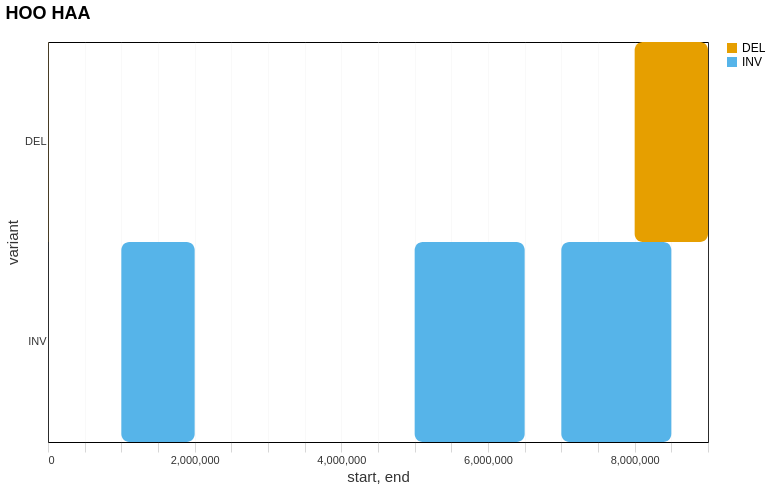

Notebook cell for this chart:
### Code cell
import altair as alt
labels = var_df['chromosome'].unique()
input_dropdown = alt.binding_select(options=labels, name='Chromosome ')
selection = alt.selection_point(fields=['chromosome'], value = labels[0], bind=input_dropdown)

(
    alt.Chart(var_df)
    .mark_rect(strokeWidth=2, cornerRadius=8)
    .encode(
        x=alt.X('start:Q'), #.scale(domain = [0, {'expr': 'data("source_0")[0].length'}]),
        x2='end:Q',
        y='variant:N',
        color='variant:N',
        tooltip=['variant:N', 'chromosome:N', 'start:Q', 'end:Q']
    )
    .add_params(selection)
    .transform_filter(selection)
    .properties(title = "HOO HAA")
)

### Figure 1 — Vega-Lite specification as saved in the notebook (floating-point values rounded to 4 significant figures)
{"width": "container", "height": 400, "config": {"title": {"anchor": "start", "dy": -15, "fontSize": 18}, "arc": {"fill": "#0072B2"}, "axis": {"domainColor": "#000000cc", "domainWidth": 0.5, "gridWidth": 0.2, "grid": false, "titleFontWeight": 400, "titleFontSize": 15, "labelFontSize": 11, "labelColor": "#000000cc", "tickColor": "#000000cc", "tickWidth": 0.2, "titleColor": "#000000cc"}, "axisBand": {"grid": false}, "axisX": {"grid": true, "tickSize": 10}, "axisY": {"domain": false, "grid": true, "tickSize": 0}, "background": "#ffffff4d", "legend": {"labelFont": "sans-serif", "labelFontSize": 12, "symbolSize": 100, "symbolType": "square", "titleFontSize": 12, "titlePadding": 10, "title": ""}, "range": {"category": ["#E69F00", "#56B4E9", "#009E73", "#F0E442", "#0072B2", "#D55E00", "#CC79A7", "#000000"], "diverging": ["#cfe8f3", "#a2d4ec", "#73bfe2", "#46abdb", "#1696d2", "#12719e"]}, "area": {"fill": "#0072B2", "fillOpacity": 0.7, "line": true}, "line": {"color": "#0072B2", "stroke": "#0072B2", "strokewidth": 5}, "trail": {"color": "#0072B2", "stroke": "#0072B2", "strokeWidth": 0, "size": 1}, "path": {"stroke": "#0072B2", "strokeWidth": 0.5}, "point": {"filled": true}, "text": {"color": "#000000cc", "fontSize": 11, "align": "right", "fontWeight": 400, "size": 11}, "bar": {"fill": "#0072B2", "stroke": false}, "view": {"stroke": "none", "continuousWidth": 660, "continuousHeight": 400}}, "data": {"name": "data-099879667fd29f98e9ccbd753418e742"}, "mark": {"type": "rect", "cornerRadius": 8, "strokeWidth": 2}, "encoding": {"color": {"field": "variant", "type": "nominal"}, "tooltip": [{"field": "variant", "type": "nominal"}, {"field": "chromosome", "type": "nominal"}, {"field": "start", "type": "quantitative"}, {"field": "end", "type": "quantitative"}], "x": {"field": "start", "type": "quantitative"}, "x2": {"field": "end"}, "y": {"field": "variant", "type": "nominal"}}, "params": [{"name": "param_f066a2b922194d0f", "select": {"type": "point", "fields": ["chromosome"]}, "bind": {"input": "select", "options": ["chr1", "chr2", "chr3"], "name": "Chromosome "}, "value": "chr1"}], "title": "HOO HAA", "transform": [{"filter": {"param": "param_f066a2b922194d0f"}}], "$schema": "https://vega.github.io/schema/vega-lite/v6.1.0.json", "datasets": {"data-099879667fd29f98e9ccbd753418e742": [{"chromosome": "chr1", "start": 1000000, "end": 2000000, "variant": "INV", "length": 10000000}, {"chromosome": "chr1", "start": 5000000, "end": 6500000, "variant": "INV", "length": 10000000}, {"chromosome": "chr2", "start": 2000000, "end": 3500000, "variant": "INV", "length": 12000000}, {"chromosome": "chr2", "start": 8000000, "end": 9500000, "variant": "INV", "length": 12000000}, {"chromosome": "chr3", "start": 3000000, "end": 5000000, "variant": "INV", "length": 8000000}, {"chromosome": "chr1", "start": 7000000, "end": 8500000, "variant": "INV", "length": 10000000}, {"chromosome": "chr3", "start": 6000000, "end": 7500000, "variant": "INV", "length": 8000000}, {"chromosome": "chr1", "start": 4000, "end": 6000, "variant": "DEL", "length": 10000000}, {"chromosome": "chr2", "start": 1000000, "end": 1800000, "variant": "DEL", "length": 12000000}, {"chromosome": "chr2", "start": 6000000, "end": 7000000, "variant": "DEL", "length": 12000000}, {"chromosome": "chr3", "start": 1000000, "end": 2000000, "variant": "DEL", "length": 8000000}, {"chromosome": "chr3", "start": 6000000, "end": 7000000, "variant": "DEL", "length": 8000000}, {"chromosome": "chr1", "start": 8000000, "end": 9000000, "variant": "DEL", "length": 10000000}, {"chromosome": "chr2", "start": 10000000, "end": 11000000, "variant": "DEL", "length": 12000000}]}}
